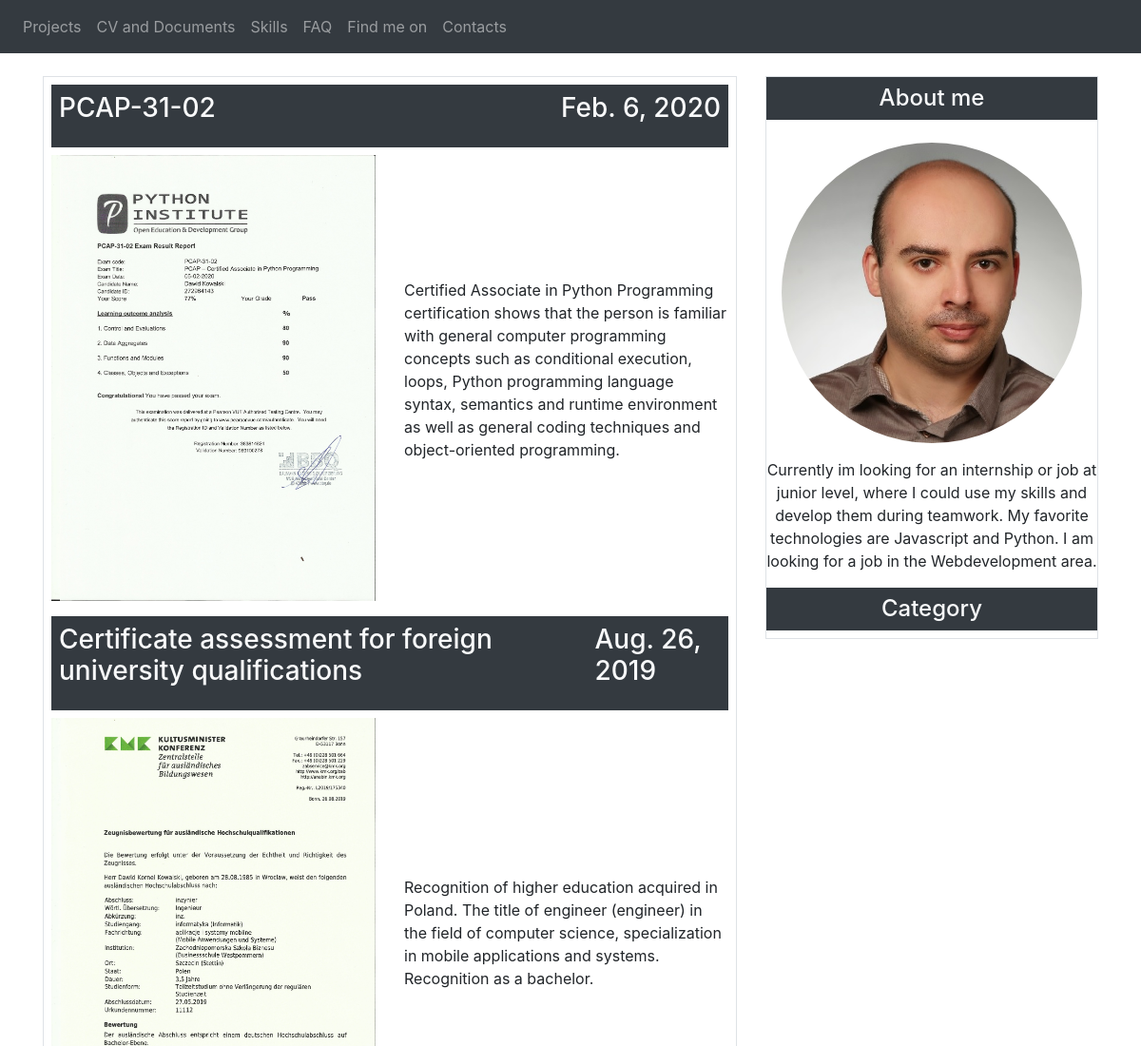
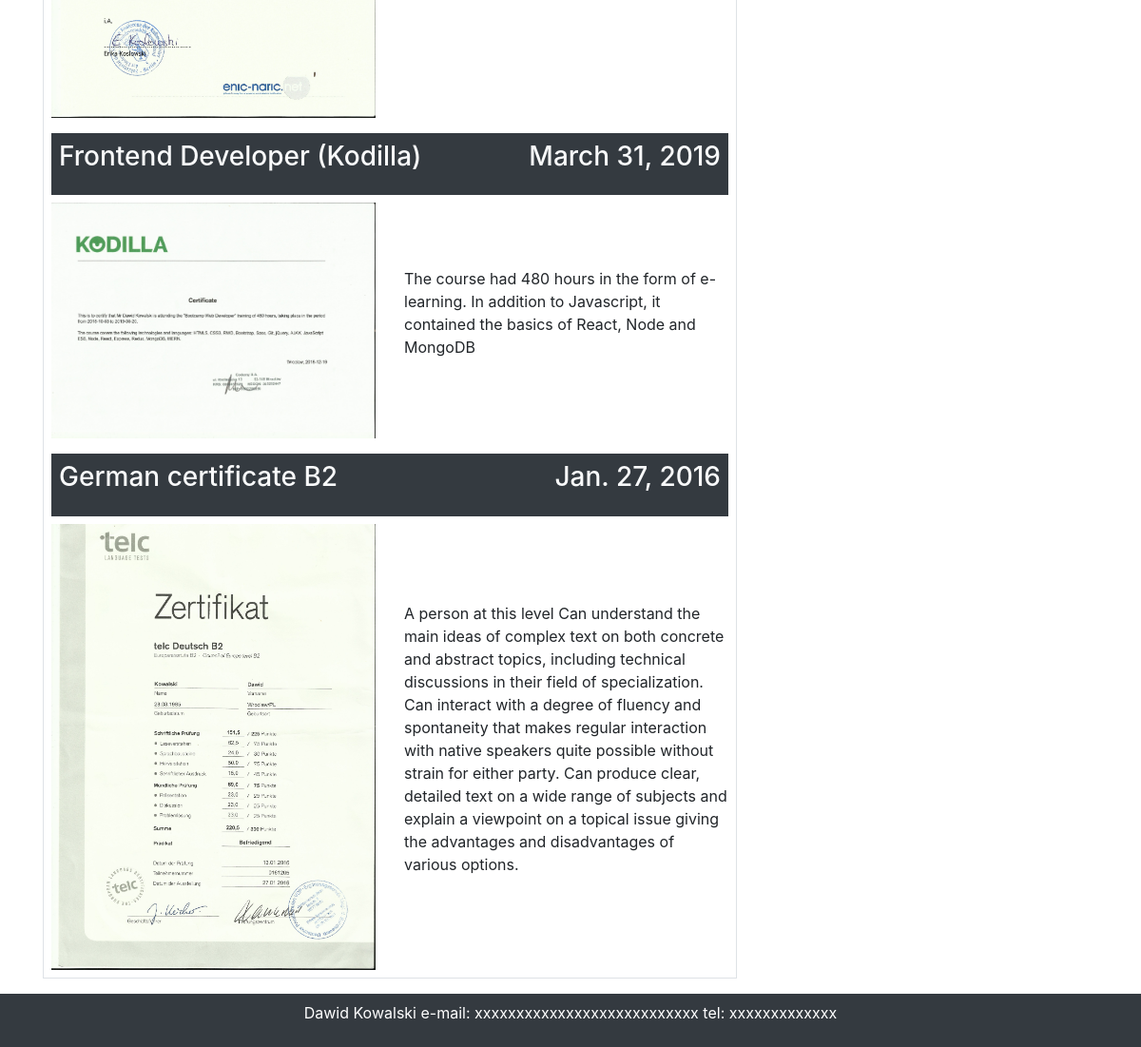
The page /cv on the database its author committed (2 pictures, top to bottom).
### blog/models.py (models this page shows, shortened)
class Documments(models.Model):
    name_de = models.CharField(max_length=100)
    name_en = models.CharField(max_length=100)
    date = models.DateField()
    image = models.ImageField(upload_to='media/')
    description_de = models.TextField(max_length=500)
    description_en = models.TextField(max_length=500)
    objects = models.Manager()

class Author_Description(models.Model):
    title = models.CharField(max_length=100)
    description_de = models.TextField(max_length=500)
    description_en = models.TextField(max_length=500)
    image = models.ImageField(upload_to ='media/')
    objects = models.Manager()

### blog/views.py (the view)
# urls.py: path('cv',views.cv_page,name='cv_page'),
def cv_page(request):
    documents_objects = Documments.objects.all()
    return render(request,'blog/cv-page.html',{'documents':documents_objects})

### blog/context_processors.py (called while the page is built)
def author_description(request):
    description_object = Author_Description.objects.all()[:1].values()
    description = [element for element in description_object]
    return {'description' : description[0]}

### templates/blog/cv-page.html
{% extends 'base.html' %}
{% load static %}
{% block content %}
    <div class='border'>
    {% for document in documents %}
        <div class='p-2'>
            <h3 class='bg-dark text-light p-2 d-flex justify-content-between'><p>{{ document.name_en }}</p><p>{{ document.date }}</p></h3>
            <div class='row'>
                <div class='col-6'>
                    <img class='w-100' src='{{ document.image.url }}' alt='PCAP'>
                </div>
                <div class='col-6 align-self-center'>
                    <p>{{ document.description_en }}</p>
                </div>
            </div>
        </div>
    {% endfor %}
    </div>
{% endblock %}

### templates/base.html (shortened to what this page needs)
{% load static %}
<!DOCTYPE html>
<html class='pb-5'>
<head>
    <link rel='stylesheet' href='https://stackpath.bootstrapcdn.com/bootstrap/4.4.1/css/bootstrap.min.css'>
</head>
<body>
    <nav class='navbar navbar-expand-lg navbar-dark bg-dark'>
        <div class='collapse navbar-collapse' id='blog-navbar'>
          <ul class='navbar-nav mr-auto'>
            <li class='nav-item'>
              <a class='nav-link' href='#'>Projects</a>
            </li>
            <li class='nav-item'>
              <a class='nav-link' href='{% url "blog:cv_page" %}'>CV and Documents</a>
            </li>
            <li class='nav-item'>
                <a class='nav-link' href='{% url "blog:skills_page" %}'>Skills</a>
            </li>
            <li class='nav-item'>
              <a class='nav-link' href='{% url "blog:FAQ_page" %}'>FAQ</a>
            </li>
            <li class='nav-item'>
              <a class='nav-link' href='{% url "blog:find_me_on_page" %}'>Find me on</a>
            </li>
            <li class='nav-item'>
                <a class='nav-link' href='{% url "blog:contact" %}'>Contacts</a>
            </li>
          </ul>
        </div>
    </nav>
    <div class='container mb-4'>
        <div class='row mt-4'>
            <div class='col-8'>
                <div>
                    {% block content %}
                    {% endblock %}
                </div>
            </div>
            <div class='col-4'>
                <div class='border'>
                    <h4 class='bg-dark text-light text-center p-2'>{{ description.title }}</h3>
                    <div class='text-center'>
                        <img class='rounded-circle w-100 p-3' src='media/{{ description.image }}'>
                        <p>{{ description.description_en}}</p>
                    </div>
                    <h4 class='bg-dark text-light text-center p-2'>Category</h3>
                </div>
            </div>
        </div>
    </div>
    <footer class='footer bg-dark fixed-bottom'>
      <div class='text-center text-white py-2'>
        <p>Dawid Kowalski e-mail: xxxxxxxxxxxxxxxxxxxxxxxxxxx tel: xxxxxxxxxxxxx</p>
      </div>
    </footer>
</body>
</html>

### rows shown on the page
Documments: name_en "PCAP-31-02", date "Feb. 6, 2020", image (picture), description_en "Certified Associate in Python Programming certification shows that the person is familiar with general computer programming concepts such as conditional execution, loops, Python programming language syntax, semantics and runtime environment as well as general coding techniques and object-oriented programming."
Documments: name_en "Certificate assessment for foreign university qualifications", date "Aug. 26, 2019", image (picture), description_en "Recognition of higher education acquired in Poland. The title of engineer (engineer) in the field of computer science, specialization in mobile applications and systems. Recognition as a bachelor."
Documments: name_en "Frontend Developer (Kodilla)", date "March 31, 2019", image (picture), description_en "The course had 480 hours in the form of e-learning. In addition to Javascript, it contained the basics of React, Node and MongoDB"
Documments: name_en "German certificate B2", date "Jan. 27, 2016", image (picture), description_en "A person at this level Can understand the main ideas of complex text on both concrete and abstract topics, including technical discussions in their field of specialization. Can interact with a degree of fluency and spontaneity that makes regular interaction with native speakers quite possible without strain for either party. Can produce clear, detailed text on a wide range of subjects and explain a viewpoint on a topical issue giving the advantages and disadvantages of various options."
Author_Description: title "About me", image (picture), description_en "Currently im looking for an internship or job at junior level, where I could use my skills and develop them during teamwork. My favorite technologies are Javascript and Python. I am looking for a job in the Webdevelopment area."
